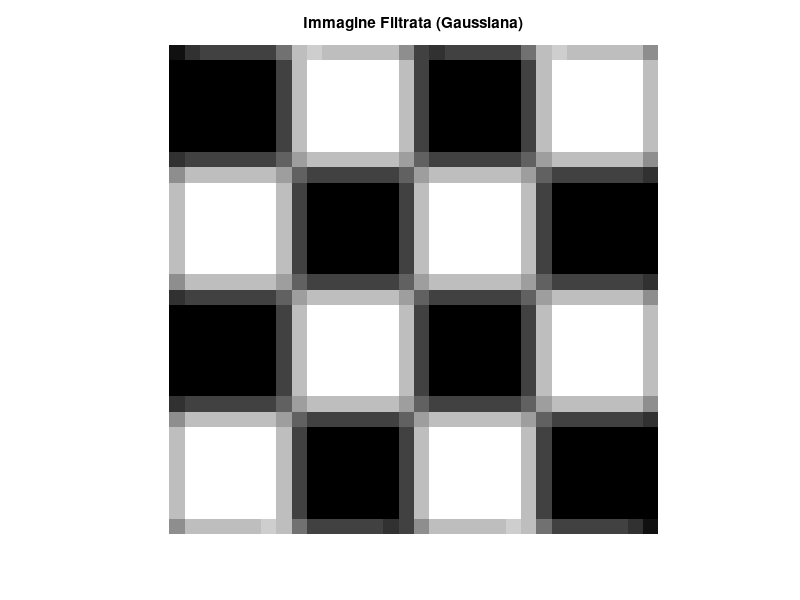

Source code (MATLAB):
output_data = load('filtered_image.txt');
% output_data(output_data > 255) = 255;
% output_data(output_data < 0)   = 0;
output_data = output_data/16;

immagine_filtrata = reshape(output_data, 32, 32);

imshow(uint8(immagine_filtrata));
title('Immagine Filtrata (Gaussiana)');
